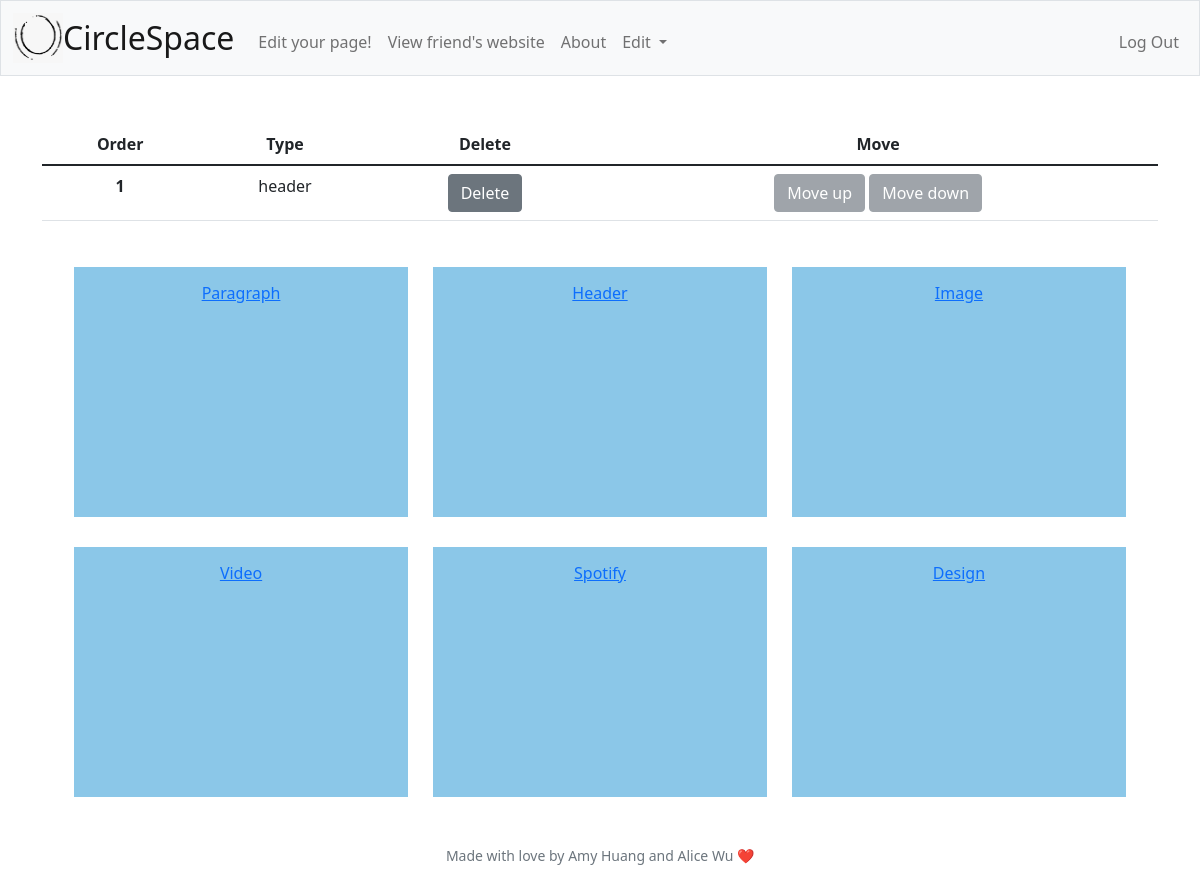
The app's page /edit (signed in), older data.
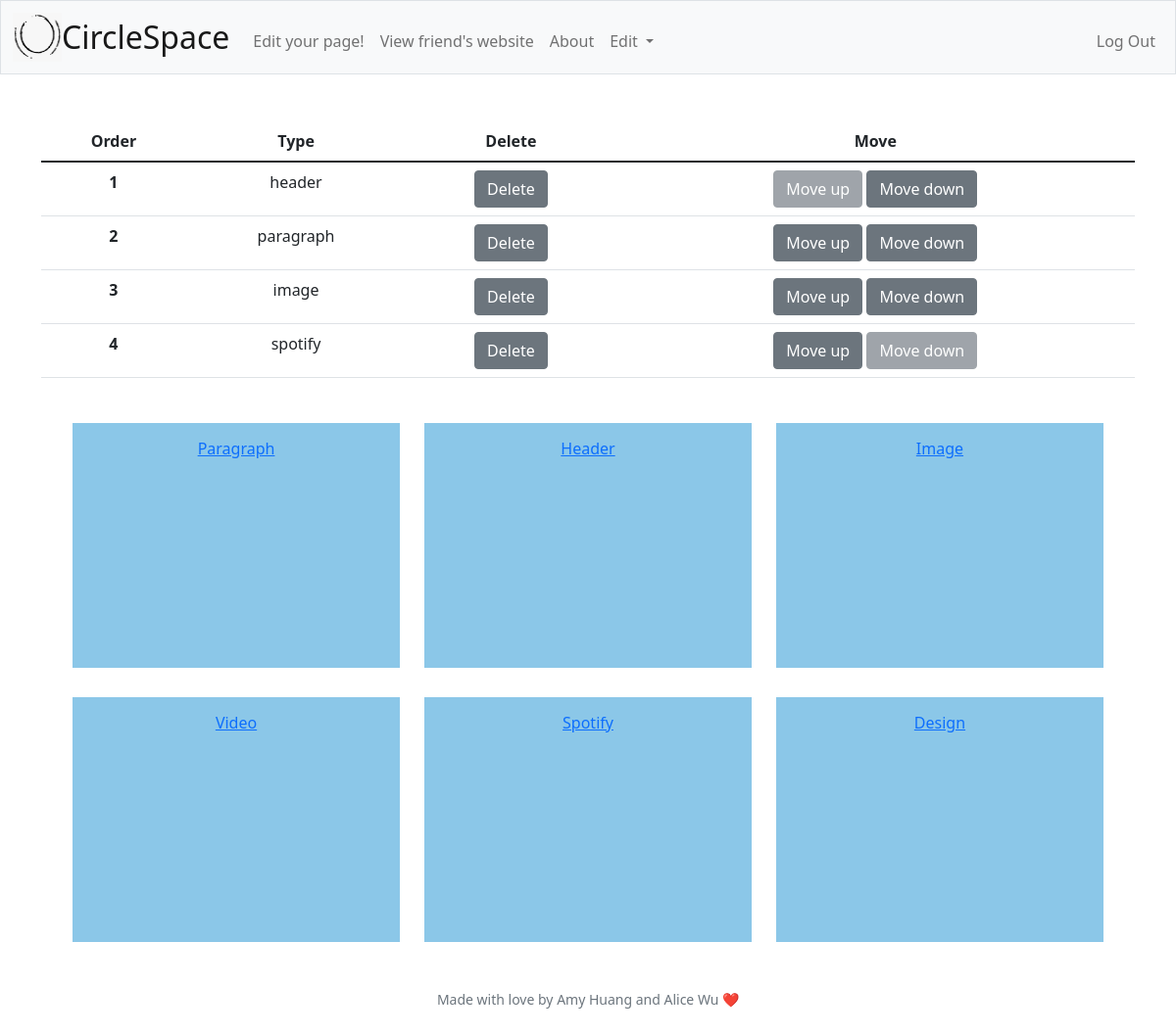
The same page, newer data.
### tables this page shows
CREATE TABLE segments (
    segment_id INTEGER PRIMARY KEY AUTOINCREMENT NOT NULL,
    user_id INTEGER NOT NULL,
    segment_type TEXT NOT NULL,
    content TEXT NOT NULL,
    location INTEGER NOT NULL,
    FOREIGN KEY(user_id) REFERENCES users(user_id)
);

### app.py (the view, shortened to what this page needs)
@app.route("/edit", methods=["GET", "POST"])
@login_required
def edit():
    if request.method == "GET":
        user_id = session["user_id"]
        segments = db.execute("SELECT segment_type, location FROM segments WHERE user_id = ? ORDER BY location", user_id)
        return render_template("edit.html", segments=segments)

### app.py (called while the page is built)
@app.after_request
def after_request(response):
    response.headers["Cache-Control"] = "no-cache, no-store, must-revalidate"
    response.headers["Expires"] = 0
    response.headers["Pragma"] = "no-cache"
    return response

### helpers.py (called while the page is built)
def login_required(f):
    @wraps(f)
    def decorated_function(*args, **kwargs):
        if session.get("user_id") is None:
            return redirect("/login")
        return f(*args, **kwargs)
    return decorated_function

### templates/edit.html (shortened to what this page needs)
{% extends "layout.html" %}
{% block main %}
<main class="container py-5 text-center">
    <table class="table">
        <thead>
            <tr>
                <th scope="col">Order</th>
                <th scope="col">Type</th>
                <th scope="col">Delete</th>
                <th scope="col">Move</th>
            </tr>
        </thead>
        <tbody>
            <form action="/edit" method="post">
                {% for segment in segments %}
                    <tr>
                        <th scope="row">{{ segment["location"] }}</th>
                        <td>{{ segment["segment_type"] }}</td>
                        <td><button class="btn btn-secondary" type="submit" name="delete-button" value="{{ segment["location"] }}">Delete</button></td>
                        <td>
                            {% if segment != segments[0] %}
                                <button class="btn btn-secondary" type="submit" name="up-button" value="{{ segment["location"] }}">Move up</button>
                            {% else %}
                                <button class="btn btn-secondary" disabled>Move up</button>
                            {% endif %}
                            {% if segment != segments[-1] %}
                                <button class="btn btn-secondary" type="submit" name="down-button" value="{{ segment["location"] }}">Move down</button>
                            {% else %}
                                <button class="btn btn-secondary" disabled>Move down</button>
                            {% endif %}
                        </td>
                    </tr>
                {% endfor %}
            </form>
        </tbody>
    </table>
<div>
    <a class="button" href="/edit-paragraph">Paragraph</a>
    <a class="button" href="/edit-header">Header</a>
    <a class="button" href="/edit-image">Image</a>
    <a class="button" href="/edit-video">Video</a>
    <a class="button" href="/edit-spotify">Spotify</a>
    <a class="button" href="/edit-design">Design</a>
</div>
{% endblock %}

### templates/layout.html (shortened to what this page needs)
<!DOCTYPE html>
<html lang="en">
    <head>
        <link href="https://cdn.jsdelivr.net/npm/bootstrap@5.1.3/dist/css/bootstrap.min.css" rel="stylesheet">
        <link href="/static/styles.css" rel="stylesheet">
    </head>
    <body>
        <nav class="bg-light border navbar navbar-expand-md navbar-light">
            <div class="container-fluid">
                <img width=50px height=50px src="/static/double.png" alt="logo">
                <a class="navbar-brand" href="/">CircleSpace</a>
                <div class="collapse navbar-collapse" id="navbar">
                    {% if session["user_id"] %}
                        <ul class="navbar-nav me-auto mt-2">
                            <li class="nav-item"><a class="nav-link" href="/edit">Edit your page!</a></li>
                            <li class="nav-item"><a class="nav-link" href="/friend-lookup">View friend's website</a></li>
                            <li class="nav-item"><a class="nav-link" href="/about">About</a></li>
                            <li class="nav-item dropdown">
                                <a class="nav-link  dropdown-toggle" href="#" data-bs-toggle="dropdown">  Edit  </a>
                             </li>
                        </ul>
                        <ul class="navbar-nav ms-auto mt-2">
                            <li class="nav-item"><a class="nav-link" href="/logout">Log Out</a></li>
                        </ul>
                    {% else %}
                        <ul class="navbar-nav ms-auto mt-2">
                            <li class="nav-item"><a class="nav-link" href="/register">Register</a></li>
                            <li class="nav-item"><a class="nav-link" href="/login">Log In</a></li>
                        </ul>
                    {% endif %}
                </div>
            </div>
        </nav>
        <main class="container-fluid text-center">
            {% block main %}{% endblock %}
        </main>
        <footer class="mb-5 small text-center text-muted">
            Made with love by Amy Huang and Alice Wu ❤️
        </footer>
    </body>
</html>

### static/styles.css (style rules this page uses)
nav .navbar-brand { font-size: xx-large; }
.button { display: inline-block; width: 30%; height: 250px; border: none; background-color: #8bc7e8; padding: 14px 28px; font-size: 16px; cursor: pointer; text-align: center; margin-left: 10px; margin-right: 10px; margin-top: 30px; transition-duration: 0.4s; }

Row changes from the older to the newer data that the page shows:
added segments: location "2", segment_type "paragraph"
added segments: location "3", segment_type "image"
added segments: location "4", segment_type "spotify", shows "Move down"
